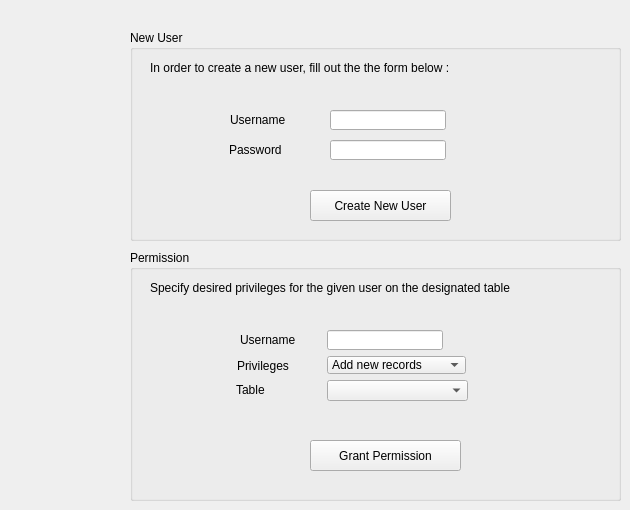
    <widget class="QWidget" name="tab_7">
     <attribute name="title">
      <string>Admin Panel</string>
     </attribute>
     <widget class="QGroupBox" name="groupBox_2">
      <property name="geometry">
       <rect>
        <x>130</x>
        <y>30</y>
        <width>491</width>
        <height>211</height>
       </rect>
      </property>
      <property name="styleSheet">
       <string notr="true"/>
      </property>
      <property name="title">
       <string>New User</string>
      </property>
      <widget class="QLabel" name="label_8">
       <property name="geometry">
        <rect>
         <x>100</x>
         <y>80</y>
         <width>81</width>
         <height>20</height>
        </rect>
       </property>
       <property name="text">
        <string>Username</string>
       </property>
      </widget>
      <widget class="QLineEdit" name="lineEdit_8">
       <property name="geometry">
        <rect>
         <x>200</x>
         <y>80</y>
         <width>116</width>
         <height>20</height>
        </rect>
       </property>
       <property name="styleSheet">
        <string notr="true"/>
       </property>
      </widget>
      <widget class="QLabel" name="label_9">
       <property name="geometry">
        <rect>
         <x>99</x>
         <y>110</y>
         <width>81</width>
         <height>20</height>
        </rect>
       </property>
       <property name="text">
        <string>Password</string>
       </property>
      </widget>
      <widget class="QLineEdit" name="lineEdit_9">
       <property name="geometry">
        <rect>
         <x>200</x>
         <y>110</y>
         <width>116</width>
         <height>20</height>
        </rect>
       </property>
       <property name="styleSheet">
        <string notr="true"/>
       </property>
       <property name="echoMode">
        <enum>QLineEdit::Password</enum>
       </property>
      </widget>
      <widget class="QPushButton" name="pushButton_17">
       <property name="geometry">
        <rect>
         <x>180</x>
         <y>160</y>
         <width>141</width>
         <height>31</height>
        </rect>
       </property>
       <property name="text">
        <string>Create New User</string>
       </property>
      </widget>
      <widget class="QLabel" name="label_10">
       <property name="geometry">
        <rect>
         <x>20</x>
         <y>30</y>
         <width>381</width>
         <height>16</height>
        </rect>
       </property>
       <property name="text">
        <string>In order to create a new user, fill out the the form below : </string>
       </property>
      </widget>
     </widget>
     <widget class="QGroupBox" name="groupBox_11">
      <property name="geometry">
       <rect>
        <x>130</x>
        <y>250</y>
        <width>491</width>
        <height>251</height>
       </rect>
      </property>
      <property name="title">
       <string>Permission</string>
      </property>
      <widget class="QComboBox" name="comboBox_2">
       <property name="geometry">
        <rect>
         <x>197</x>
         <y>106</y>
         <width>139</width>
         <height>18</height>
        </rect>
       </property>
       <item>
        <property name="text">
         <string>Add new records</string>
        </property>
       </item>
       <item>
        <property name="text">
         <string>View existing records</string>
        </property>
       </item>
       <item>
        <property name="text">
         <string>Update records</string>
        </property>
       </item>
       <item>
        <property name="text">
         <string>Delete records</string>
        </property>
       </item>
      </widget>
      <widget class="QLabel" name="label_11">
       <property name="geometry">
        <rect>
         <x>107</x>
         <y>106</y>
         <width>81</width>
         <height>20</height>
        </rect>
       </property>
       <property name="text">
        <string>Privileges</string>
       </property>
      </widget>
      <widget class="QLabel" name="label_12">
       <property name="geometry">
        <rect>
         <x>110</x>
         <y>80</y>
         <width>81</width>
         <height>20</height>
        </rect>
       </property>
       <property name="text">
        <string>Username</string>
       </property>
      </widget>
      <widget class="QLineEdit" name="lineEdit_10">
       <property name="geometry">
        <rect>
         <x>197</x>
         <y>80</y>
         <width>116</width>
         <height>20</height>
        </rect>
       </property>
      </widget>
      <widget class="QLabel" name="label_36">
       <property name="geometry">
        <rect>
         <x>106</x>
         <y>130</y>
         <width>61</width>
         <height>20</height>
        </rect>
       </property>
       <property name="text">
        <string>Table</string>
       </property>
      </widget>
      <widget class="QComboBox" name="comboBox_3">
       <property name="geometry">
        <rect>
         <x>197</x>
         <y>130</y>
         <width>141</width>
         <height>21</height>
        </rect>
       </property>
      </widget>
      <widget class="QPushButton" name="pushButton_18">
       <property name="geometry">
        <rect>
         <x>180</x>
         <y>190</y>
         <width>151</width>
         <height>31</height>
        </rect>
       </property>
       <property name="text">
        <string>Grant Permission</string>
       </property>
      </widget>
      <widget class="QLabel" name="label_37">
       <property name="geometry">
        <rect>
         <x>20</x>
         <y>30</y>
         <width>361</width>
         <height>16</height>
        </rect>
       </property>
       <property name="text">
        <string>Specify desired privileges for the given user on the designated table :</string>
       </property>
      </widget>
     </widget>
    </widget>
